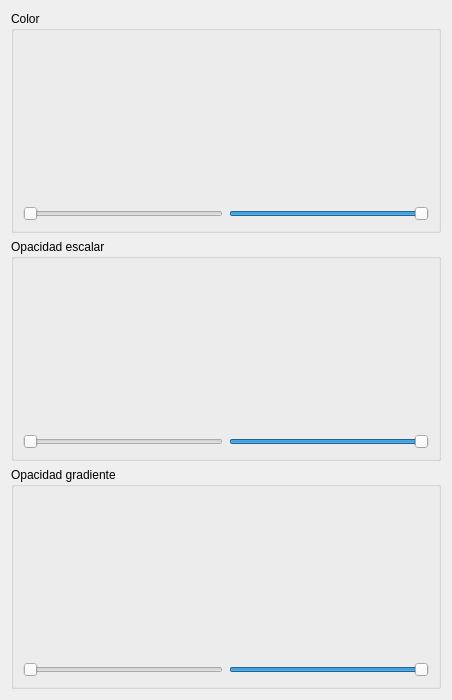
          <widget class="QWidget" name="scrollAreaWidgetContents">
           <property name="geometry">
            <rect>
             <x>0</x>
             <y>0</y>
             <width>452</width>
             <height>693</height>
            </rect>
           </property>
           <layout class="QVBoxLayout" name="verticalLayout_5">
            <item>
             <widget class="QGroupBox" name="colorTFBox">
              <property name="title">
               <string>Color</string>
              </property>
              <layout class="QGridLayout" name="gridLayout_85">
               <item row="1" column="0">
                <widget class="QSlider" name="colorTFMinSlider">
                 <property name="minimum">
                  <number>-9024</number>
                 </property>
                 <property name="maximum">
                  <number>0</number>
                 </property>
                 <property name="value">
                  <number>-9024</number>
                 </property>
                 <property name="orientation">
                  <enum>Qt::Horizontal</enum>
                 </property>
                </widget>
               </item>
               <item row="1" column="1">
                <widget class="QSlider" name="colorTFMaxSlider">
                 <property name="maximum">
                  <number>10976</number>
                 </property>
                 <property name="value">
                  <number>10976</number>
                 </property>
                 <property name="orientation">
                  <enum>Qt::Horizontal</enum>
                 </property>
                </widget>
               </item>
               <item row="0" column="0" colspan="2">
                <widget class="QVTKWidget" name="colorTFWidget">
                 <property name="minimumSize">
                  <size>
                   <width>0</width>
                   <height>160</height>
                  </size>
                 </property>
                </widget>
               </item>
              </layout>
              <zorder>colorTFWidget</zorder>
              <zorder>colorTFMinSlider</zorder>
              <zorder>colorTFMaxSlider</zorder>
             </widget>
            </item>
            <item>
             <widget class="QGroupBox" name="scalarTFBox">
              <property name="title">
               <string>Opacidad escalar</string>
              </property>
              <layout class="QGridLayout" name="gridLayout_87">
               <item row="0" column="0" colspan="2">
                <widget class="QVTKWidget" name="scalarTFWidget">
                 <property name="minimumSize">
                  <size>
                   <width>0</width>
                   <height>160</height>
                  </size>
                 </property>
                </widget>
               </item>
               <item row="2" column="0">
                <widget class="QSlider" name="scalarTFMinSlider">
                 <property name="minimum">
                  <number>-9024</number>
                 </property>
                 <property name="maximum">
                  <number>0</number>
                 </property>
                 <property name="value">
                  <number>-9024</number>
                 </property>
                 <property name="orientation">
                  <enum>Qt::Horizontal</enum>
                 </property>
                </widget>
               </item>
               <item row="2" column="1">
                <widget class="QSlider" name="scalarTFMaxSlider">
                 <property name="maximum">
                  <number>10976</number>
                 </property>
                 <property name="value">
                  <number>10976</number>
                 </property>
                 <property name="orientation">
                  <enum>Qt::Horizontal</enum>
                 </property>
                </widget>
               </item>
              </layout>
             </widget>
            </item>
            <item>
             <widget class="QGroupBox" name="gradientTFBox">
              <property name="title">
               <string>Opacidad gradiente</string>
              </property>
              <layout class="QGridLayout" name="gridLayout_88">
               <item row="0" column="0" colspan="2">
                <widget class="QVTKWidget" name="gradientTFWidget">
                 <property name="minimumSize">
                  <size>
                   <width>0</width>
                   <height>160</height>
                  </size>
                 </property>
                </widget>
               </item>
               <item row="1" column="0">
                <widget class="QSlider" name="gradientTFMinSlider">
                 <property name="minimum">
                  <number>-9024</number>
                 </property>
                 <property name="maximum">
                  <number>0</number>
                 </property>
                 <property name="sliderPosition">
                  <number>-9024</number>
                 </property>
                 <property name="orientation">
                  <enum>Qt::Horizontal</enum>
                 </property>
                </widget>
               </item>
               <item row="1" column="1">
                <widget class="QSlider" name="gradientTFMaxSlider">
                 <property name="maximum">
                  <number>10976</number>
                 </property>
                 <property name="value">
                  <number>10976</number>
                 </property>
                 <property name="orientation">
                  <enum>Qt::Horizontal</enum>
                 </property>
                </widget>
               </item>
              </layout>
             </widget>
            </item>
           </layout>
          </widget>
